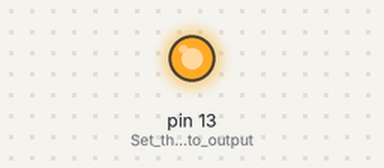
Simulated run of this sketch. Board: Arduino Uno, built with avr-gcc and run on an emulated ATmega328P. Parts: output pins drawn as LEDs (lit = HIGH). EEPROM starts erased; what the sketch prints to the serial monitor is not drawn.

Above: at 4.4 s.
At 6.4 s:
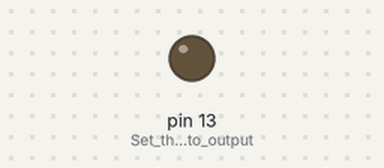
Timing chart, 0 to 8.7 s (numbered marks = the images above):
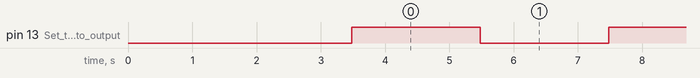

Measured:
- by itself, pin 13 (Set_the_LED_pin_to_output): alternates HIGH for 2.0 s and LOW for 2.0 s

The sketch:

Candle_cleaner.ino
```cpp
/*
 * Candle cleaner
 *
 * This script is required by the Candle Manager add-on for the Mozilla WebThings Gateway, as it is used during the 'test' phase.
 *
 * It functions as a 'factory reset. It clears the memory (eeprom) of the Arduino that you upload this code to. Afterwards it simply blinks its LED.
 *
 * Wiping the memory removes old security/encryption settings, as well as any old network ID that the device may have had.
 *
 * SETTINGS */

int blink_seconds = 2;                                        // Blink duration. How many seconds should a LED blink take?

 /* END OF SETTINGS
 *
 *
 */

#include <EEPROM.h>                                           // Import the required library to work with the EEPROM (storage memory) of the Arduino


// The setup function runs once when you press reset or power the board
void setup()
{
  Serial.begin(115200);                                       // Allows for serial debugging over USB.
  Serial.println("Hello");

  Serial.println("Starting memory wipe.");
  for (int i = 0 ; i < EEPROM.length() ; i++) {
    EEPROM.write(i, 255);
  }
  Serial.println("My memory (eeprom) has been wiped.");

  if(blink_seconds <= 0){                                     // Blink time should not be set to 0 (or less).
    blink_seconds = 1;
  }
  pinMode(LED_BUILTIN, OUTPUT);                               // Set the LED pin to output mode.
}


//The main loop function runs over and over again, forever.
void loop() {

  digitalWrite(LED_BUILTIN, HIGH);                            // Turn the LED on (HIGH is the voltage level).
  delay( blink_seconds*1000 );                          // Wait before we continue.

  digitalWrite(LED_BUILTIN, LOW);                             // Turn the LED off by making the voltage LOW.
  delay( blink_seconds*1000 );                          // Wait before we continue.

  Serial.println(F("I just blinked my LED"));
}
```
